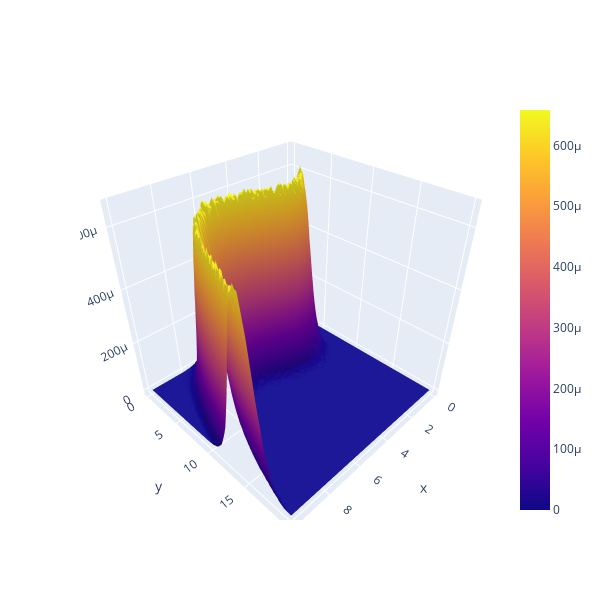

The notebook cell this image was saved under:
### Markdown cell above
### Ploting P(X,Y) with Plotly

### Code cell
s = 10000000
x = np.random.uniform(10,size=(1,s))
y_dn = np.apply_along_axis(func1d= f ,axis=1,arr=x)
y_dn += np.random.normal(loc=0,scale=np.sqrt(2),size=(1,s))
xedges = np.linspace(0,10,100)
yedges = np.linspace(0,20,100)
H, xedges, yedges = np.histogram2d(x.ravel(), y_dn.ravel(), bins=(xedges, yedges))
H /= s # normalize
H = H.T  # Let each row list bins with common y range.

X, Y = np.meshgrid(xedges + ((xedges[1] - xedges[0]) / 2 )
                   ,yedges + ((yedges[1] - yedges[0]) / 2 ))
Z = np.random.randint(100,size=(200,200))

fig = go.Figure(data=[go.Surface(x=X,y=Y,z=H)],
                layout=go.Layout(xaxis_range = (0,10),yaxis_range = (-4,20),height=600,width=600,))
fig.show()

### Figure 1 — Plotly figure (JSON) as saved in the notebook; plotly's stock layout.template omitted (floating-point values rounded to 4 significant figures; data arrays with more than 128 entries replaced by an {"elided": "..."} marker saying what was removed)
{"data": [{"type": "surface", "x": {"elided": "100x100 float values"}, "y": {"elided": "100x100 float values"}, "z": {"elided": "99x99 float values"}}], "layout": {"height": 600, "scene": {"aspectmode": "auto", "aspectratio": {"x": 1, "y": 1, "z": 1}}, "width": 600, "xaxis": {"range": [0, 10]}, "yaxis": {"range": [-4, 20]}}}
